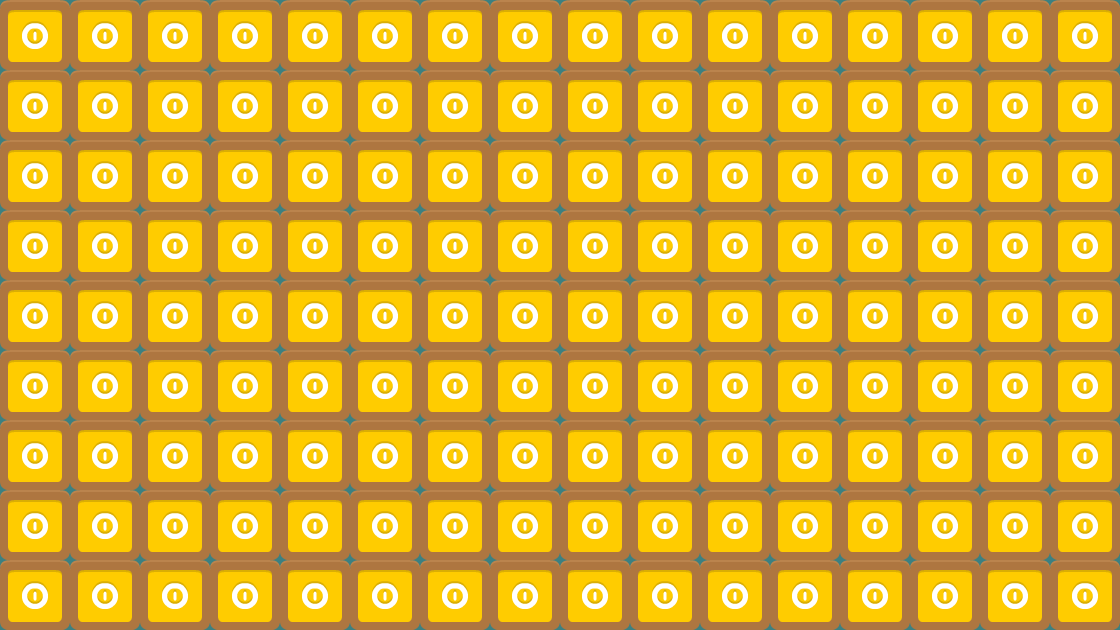

A 2D game scene composited from a Tiled map and its tileset images. What follows is a short description and the map's XML, with each tile layer's data collapsed to a summary:
An orthogonal 16x9 tile map with 70x70 px tiles, 1 tile layer (Tile Layer 1), 2 tilesets.

<map version="1.0" orientation="orthogonal" renderorder="right-down" width="16" height="9" tilewidth="70" tileheight="70" backgroundcolor="#3c8080">
 <tileset firstgid="1" name="background-tiles" tilewidth="70" tileheight="70">
  <image source="../img/background-tiles.png" width="910" height="910" />
 </tileset>
 <tileset firstgid="170" name="meta-tiles" tilewidth="70" tileheight="70">
  <image source="../img/meta-tiles.png" width="350" height="70" />
 </tileset>
 <layer name="Tile Layer 1" width="16" height="9">
  <data>[144 cells, 144 non-empty, 1 distinct tile ids]</data>
 </layer>
</map>
